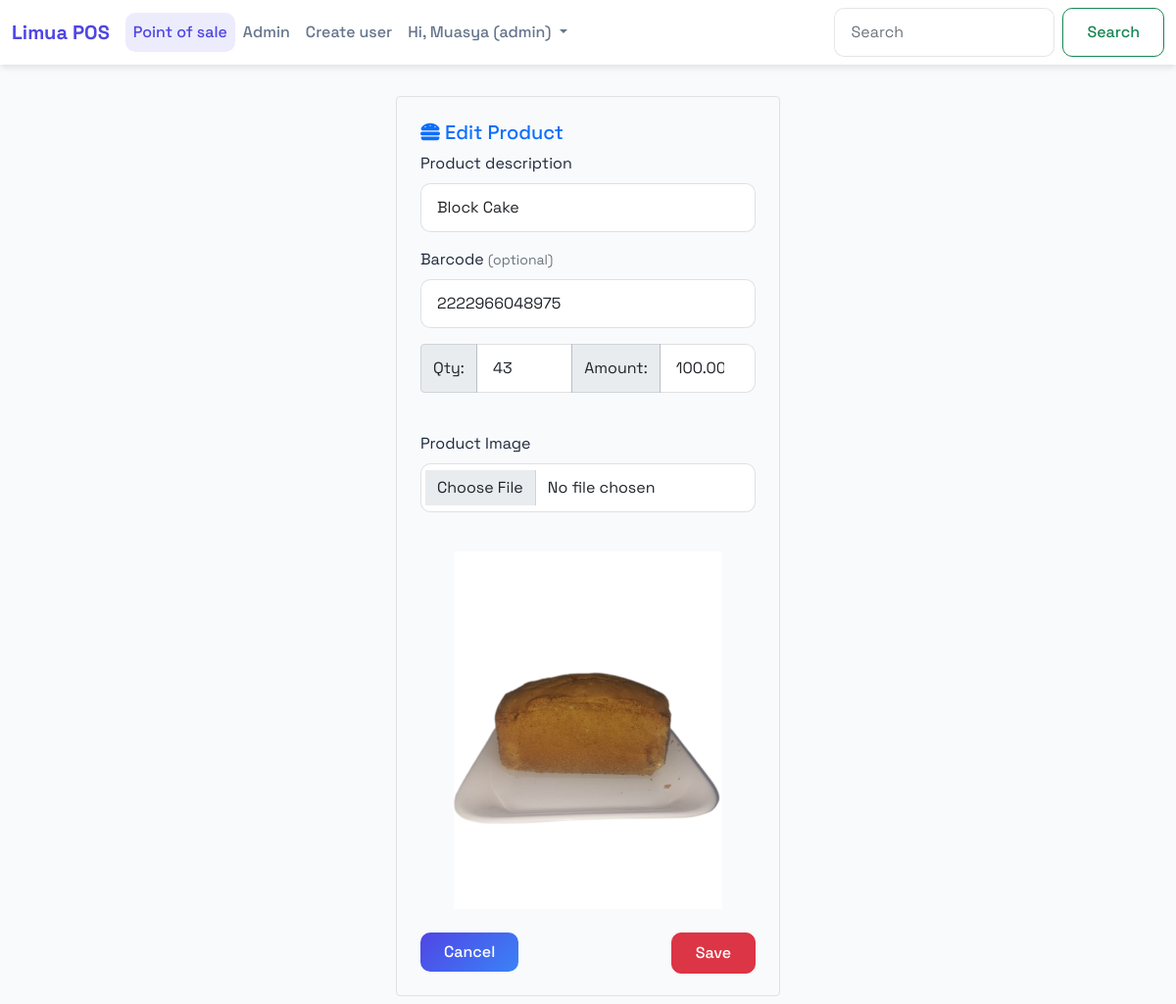
Screenshot of /index.php?pg=product-edit&id=4 (signed in) with the database file from the repository.
### tables this page shows
CREATE TABLE `products` (
  `id` int(11) NOT NULL,
  `barcode` varchar(15) NOT NULL,
  `description` varchar(50) NOT NULL,
  `qty` int(11) NOT NULL DEFAULT 1,
  `amount` decimal(10,2) NOT NULL DEFAULT 0.00,
  `image` varchar(500) NOT NULL,
  `user_id` varchar(60) NOT NULL,
  `date` datetime NOT NULL,
  `views` int(11) NOT NULL DEFAULT 0
);

### app/controllers/product-edit.php (called while the page is built, shortened)
<?php
$id = $_GET['id'] ?? null;
$product = new Product();
$row = $product->first(['id'=>$id]);
require views_path('products/product-edit');

### app/core/model.php (called while the page is built, shortened)
<?php
class Model extends Database
{
	public function first($data)
	{
		$keys = array_keys($data);
		$query = "select * from $this->table where ";
		foreach ($keys as $key) {
			$query .= "$key = :$key && ";
		}
		$query = trim($query,"&& ");
		$db = new Database;
		if($res = $db->query($query,$data))
		{
			return $res[0];
		}
		return false;
	}
}

### app/core/database.php (called while the page is built, shortened)
<?php
class Database
{
	private function db_connect()
	{
		$DBHOST = "localhost";
		$DBNAME = "limuaa_db";
		$DBUSER = "root";
		$DBPASS = "";
		$DBDRIVER = "mysql";
		try {
			$con = new PDO("$DBDRIVER:host=$DBHOST;dbname=$DBNAME", $DBUSER, $DBPASS);
		} catch (PDOException $e) {
			echo $e->getMessage();
		}
		return $con;
	}
	public function query($query, $data = array())
	{
		$con = $this->db_connect();
		$stm = $con->prepare($query);
		$result = [];
		try {
			$check = $stm->execute($data);
			if ($check) {
				$result = $stm->fetchAll(PDO::FETCH_ASSOC);
			}
		} catch (PDOException $e) {
			error_log("Database query error: " . $e->getMessage());
		}
		return $result;
	}
}

### app/core/functions.php (called while the page is built, shortened)
<?php
function set_value($key,$default = "")
{
	return $default;
}

### app/views/products/product-edit.view.php (the view, shortened to what this page needs)
<div class="container-fluid border rounded p-4 m-2 col-lg-4 mx-auto">
	<?php if(!empty($row)):?>
	<form method="post" enctype="multipart/form-data">
		<h5 class="text-primary"><i class="fa fa-hamburger"></i> Edit Product</h5>
		<div class="mb-3">
		  <label for="productControlInput1" class="form-label">Product description</label>
		  <input value="<?=set_value('description',$row['description'])?>" name="description" type="text" class="form-control <?=!empty($errors['description']) ? 'border-danger':''?>" id="productControlInput1" placeholder="Product description">
		</div>
		<div class="mb-3">
		  <label for="barcodeControlInput1" class="form-label">Barcode <small class="text-muted">(optional)</small></label>
		  <input value="<?=set_value('barcode',$row['barcode'])?>" name="barcode" type="text" class="form-control <?=!empty($errors['barcode']) ? 'border-danger':''?>" id="barcodeControlInput1" placeholder="Product barcode">
		</div>
		<div class="input-group mb-3">
		  <span class="input-group-text">Qty:</span>
		  <input name="qty" value="<?=set_value('qty',$row['qty'])?>" type="number" class="form-control <?=!empty($errors['qty']) ? 'border-danger':''?>" placeholder="Quantity" aria-label="Quantity">
		  <span class="input-group-text">Amount:</span>
		  <input name="amount" value="<?=set_value('amount',$row['amount'])?>" step="0.05" type="number" class="form-control <?=!empty($errors['amount']) ? 'border-danger':''?>" placeholder="Amount" aria-label="Amount">
		</div>
			<br>
		<div class="mb-3">
		  <label for="formFile" class="form-label">Product Image</label>
		  <input name="image" class="form-control <?=!empty($errors['image']) ? 'border-danger':''?>" type="file" id="formFile">
		</div>
		<br>
		<img class="mx-auto d-block" src="<?=$row['image']?>" style="width:80%;">
		<br>
		<button class="btn btn-danger float-end">Save</button>
		<a href="index.php?pg=admin&tab=products">
			<button type="button" class="btn btn-primary">Cancel</button>
		</a>
	</form>
	<?php endif;?>
</div>

### public/assets/css/main.css (style rules this page uses)
body a { text-decoration: none; }

### app/views/partials/header.view.php (style rules this page uses)
body { font-family: 'Space Grotesk', sans-serif; background: #f8fafc; min-height: 100vh; color: #1e293b; }
.form-control { border-radius: 10px; border: 1px solid rgba(0,0,0,0.1); padding: 0.75rem 1rem; transition: all 0.3s ease; }
.btn { border-radius: 10px; padding: 0.5rem 1.5rem; transition: all 0.3s ease; font-weight: 500; }
.btn-primary { background: linear-gradient(135deg, #4f46e5 0%, #3b82f6 100%); border: none; }
a { color: #4f46e5; text-decoration: none; transition: all 0.3s ease; }

### rows the page displays
products: description "Block Cake", barcode "2222966048975", qty "43", amount "100.00", image (picture)

### other values shown
APP_NAME "Limua POS"
auth('username') "Muasya"
Auth::get('role') "admin"
